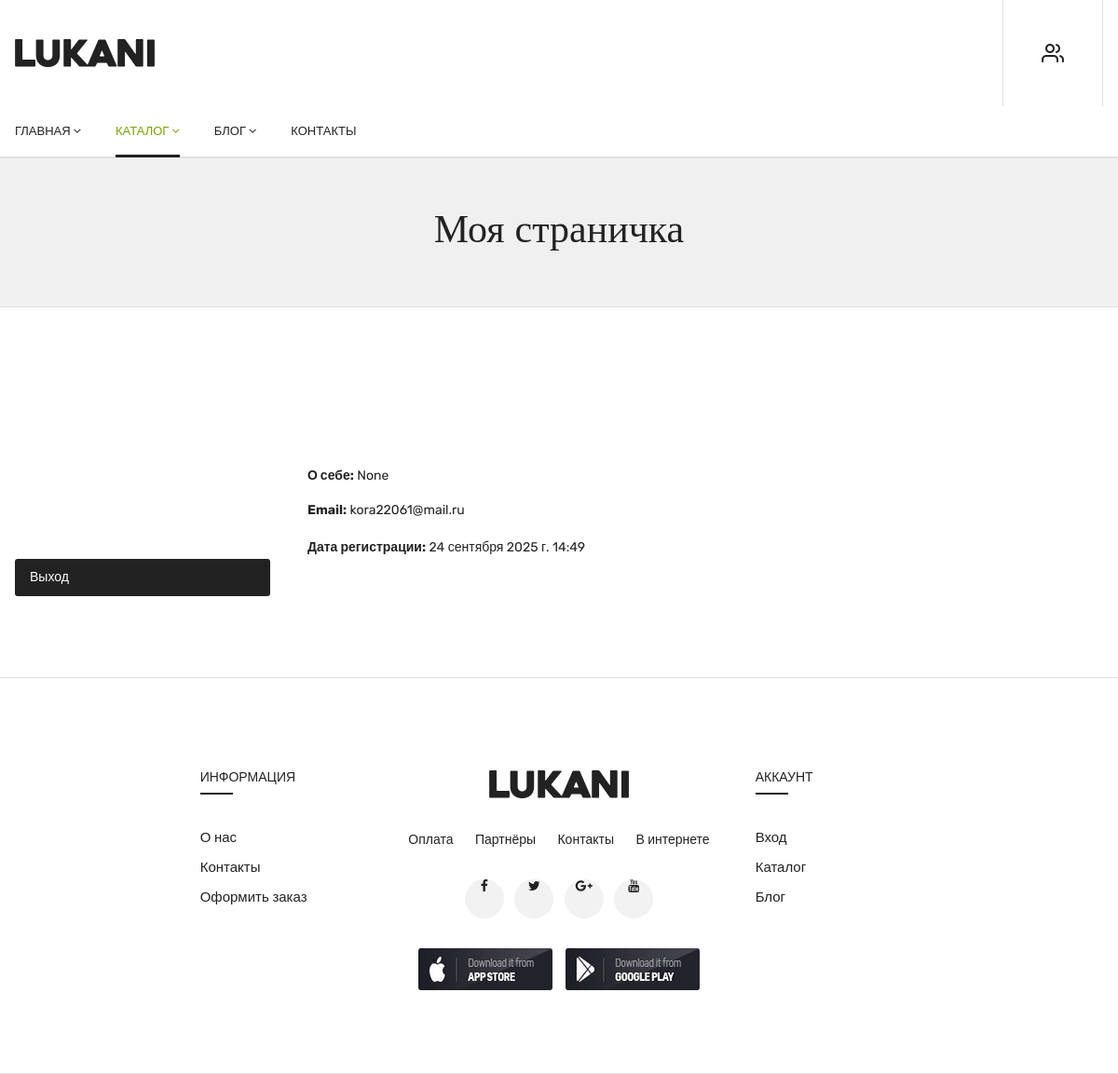
The page /users/profile/1/ on the database as committed earlier.
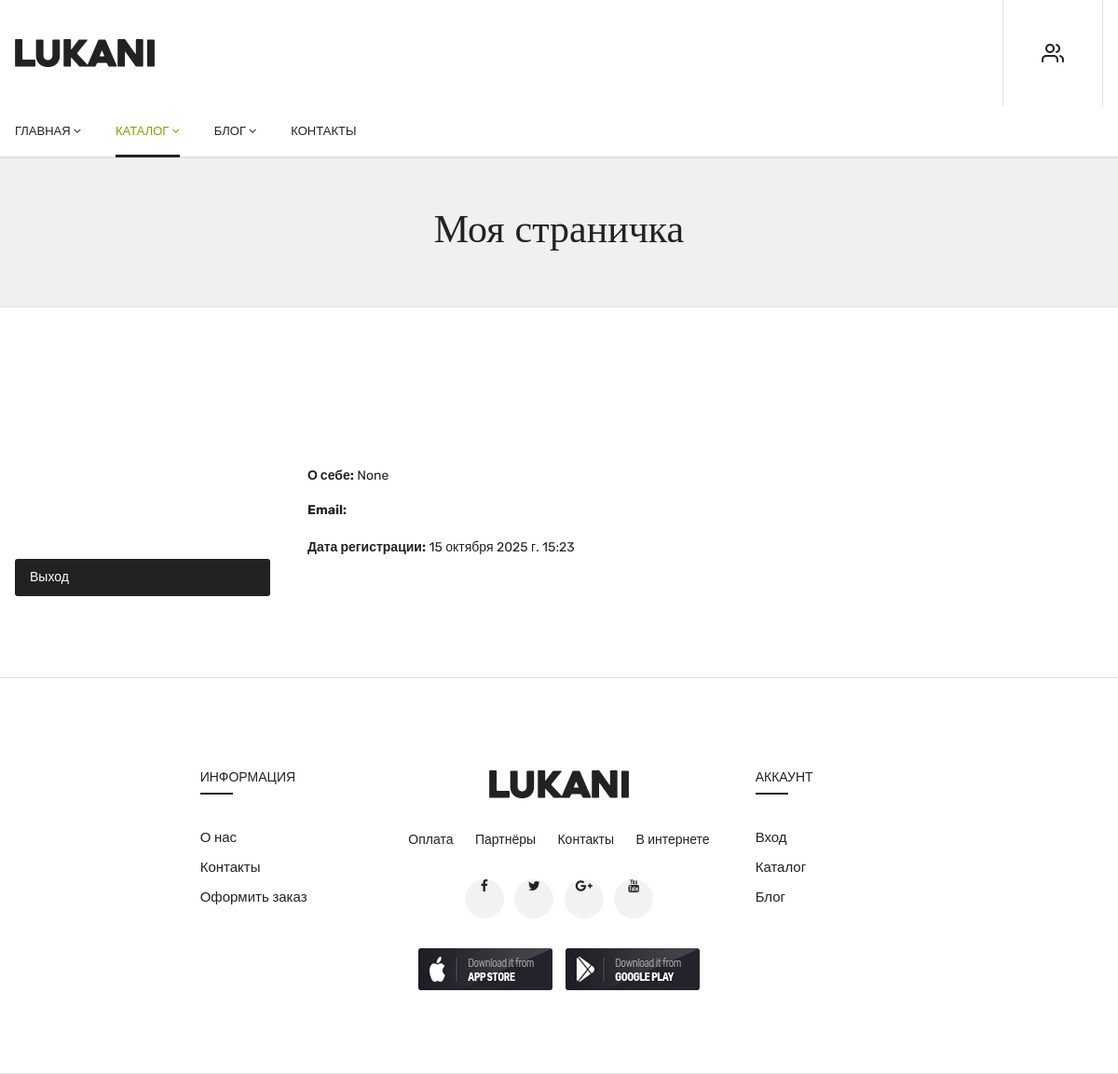
The same page on the database as committed later.
### users/models.py (models this page shows, shortened)
class Profile(models.Model):
    user = models.OneToOneField(User, on_delete=models.CASCADE,null=True,blank=True)
    name = models.CharField(max_length=100,null=True,blank=True)
    username = models.CharField(max_length=100,null=True,blank=True)
    email = models.EmailField(null=True,blank=True,max_length=500)
    about_myself = models.TextField(null=True,blank=True)
    profile_image = models.ImageField(null=True,blank=True,upload_to='projects/%Y/%m/%d/')
    created = models.DateTimeField(auto_now_add=True)

### users/views.py (the view)
# urls.py: path('profile/<int:pk>/', views.user_profile, name='user_profile'),
def user_profile(request, pk):
    profile = get_object_or_404(Profile, id=pk)
    return render(request, 'users/my-account.html', {'profile': profile})

### users/templates/users/my-account.html (shortened to what this page needs)
{% extends 'menu/index.html' %}
{% load static %}
{% block content %}
 <div class="header_middle">
                <div class="container">
                    <div class="row align-items-center">
                        <div class="col-lg-3 col-md-3 col-4">
                            <div class="logo">
                                <a href="{% url 'menu.index' %}"><img src="{% static 'img/logo/logo.png' %}" alt=""></a>
                            </div>
                        </div>
                        <div class="col-lg-9 col-md-6 col-6">
                            <div class="header_right_info">
                                <div class="header_account_area">
                                    <div class="header_account-list top_links">
                                        <a href="{% url 'register' %}"><i class="icon-users"></i></a>
                                    </div>
                                </div>
                            </div>
                        </div>
                    </div>
                </div>
                <div class="header_bottom sticky-header">
                    <div class="container">
                        <div class="row align-items-center">
                            <div class="col-lg-6">
                                <div class="main_menu menu_position">
                                    <nav>
                                        <ul>
                                            <li>
                                                <a href="{% url 'menu.index' %}">Главная<i class="fa fa-angle-down"></i></a>
                                            </li>
                                            <li class="mega_items">
                                                <a class="active" href="{% url 'menu.catalog' %}">Каталог<i
                                                        class="fa fa-angle-down"></i>
                                                </a>
                                            </li>
                                            <li><a href="{% url 'menu.posts' %}">Блог<i
                                                    class="fa fa-angle-down"></i></a>
                                            </li>
                                            <li><a href="contact.html"> Контакты </a></li>
                                        </ul>
                                    </nav>
                                </div>
                            </div>
                        </div>
                    </div>
                </div>
            </div>
    <div class="breadcrumbs_area">
        <div class="container">
            <div class="row">
                <div class="col-12">
                    <div class="breadcrumb_content">
                        <h3>Моя страничка</h3>
                    </div>
                </div>
            </div>
        </div>
    </div>
    <section class="main_content_area">
    <div class="container mt-5">
    <div class="row justify-content-center">
        <div class="col-md-6">
            <div class="container">
                <h5 class="mb-3"><strong>О себе:</strong> {{ profile.about_myself }} </h5>
                <p><strong>Email:</strong> {{ profile.email }} </p>
                <p><strong>Дата регистрации:</strong> {{ profile.created }} </p>
            </div>
        </div>
    </div>
</div>
        <div class="container">
            <div class="account_dashboard">
                <div class="row">
                    <div class="col-sm-12 col-md-3 col-lg-3">
                        <div class="dashboard_tab_button">
                            <ul role="tablist" class="nav flex-column dashboard-list">
                                <li><a href="{% url 'logout' %}" class="nav-link">Выход</a></li>
                            </ul>
                        </div>
                    </div>
                </div>
            </div>
        </div>
    </section>
{% endblock %}

Rows that differ between the two databases and show on the page:
changed Profile "None": created "24 сентября 2025 г. 14:49" → "15 октября 2025 г. 15:23"; email "kora22061@mail.ru" → (not shown)
